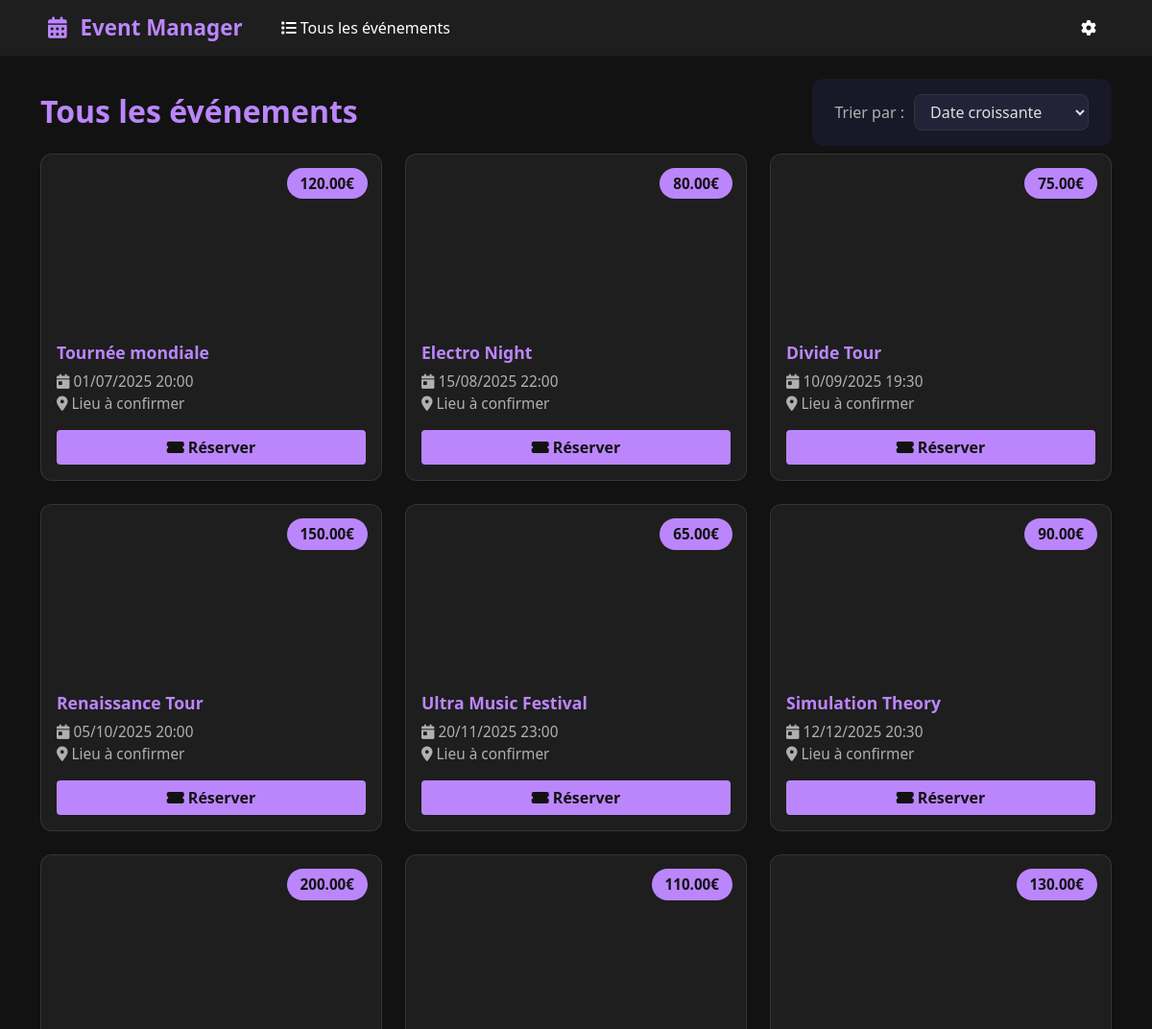
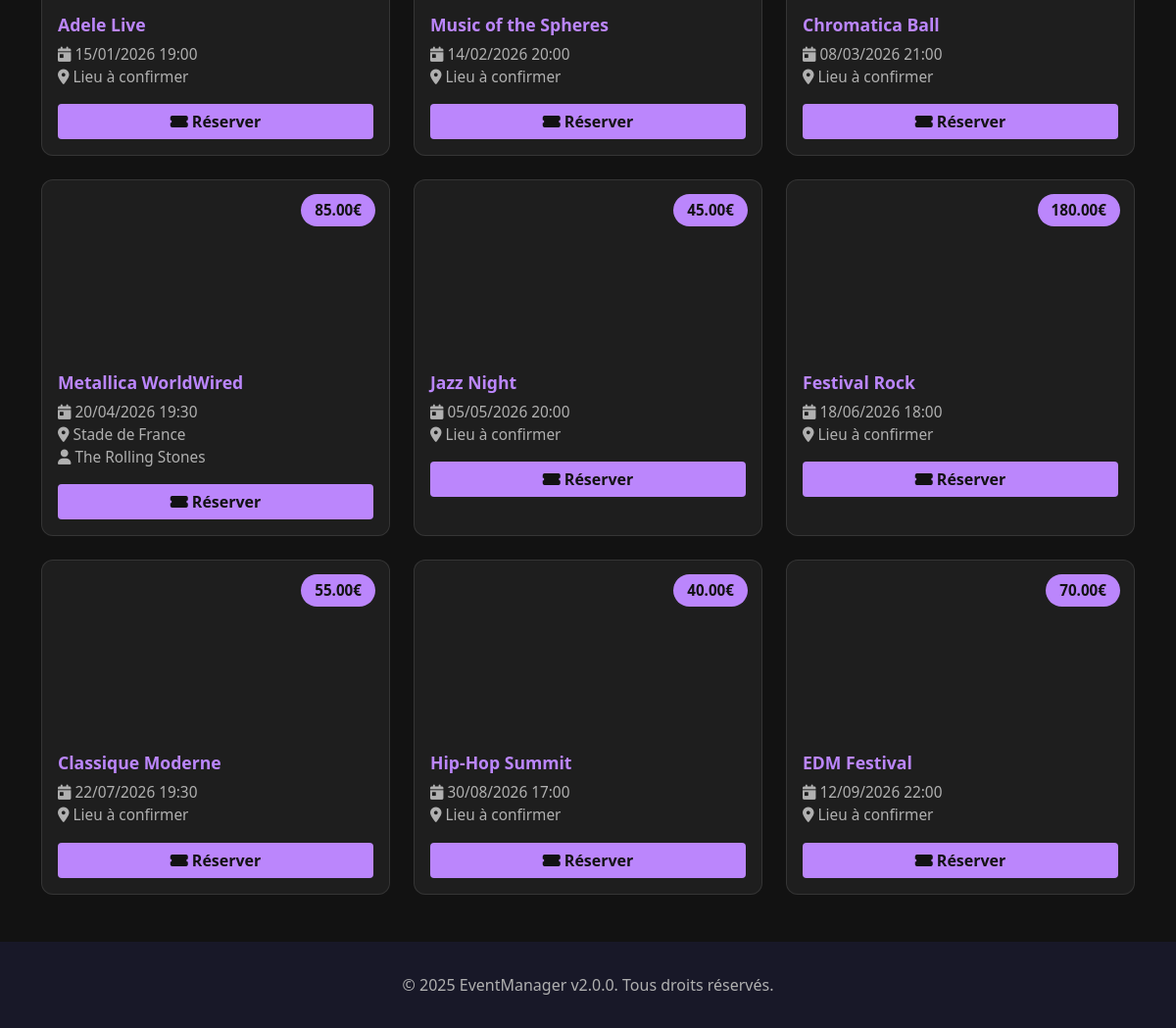
/front/events.php, run on the app's committed database (2 pictures, top to bottom).
### tables this page shows
CREATE TABLE IF NOT EXISTS `evenement` (
  `id_evenement` int(11) NOT NULL AUTO_INCREMENT,
  `titre` varchar(255) NOT NULL,
  `description` text DEFAULT NULL,
  `date_heure` datetime NOT NULL,
  `prix` decimal(10,2) DEFAULT 0.00,
  `id_venue` int(11) DEFAULT NULL,
  `id_artiste` int(11) DEFAULT NULL,
  `image` varchar(255) DEFAULT NULL,
  PRIMARY KEY (`id_evenement`),
  KEY `id_venue` (`id_venue`),
  KEY `id_artiste` (`id_artiste`),
  CONSTRAINT `evenement_ibfk_1` FOREIGN KEY (`id_venue`) REFERENCES `venue` (`id_venue`),
  CONSTRAINT `evenement_ibfk_2` FOREIGN KEY (`id_artiste`) REFERENCES `artiste` (`id_artiste`)
);

CREATE TABLE IF NOT EXISTS `venue` (
  `id_venue` int(11) NOT NULL AUTO_INCREMENT,
  `nom` varchar(255) NOT NULL,
  `type` varchar(100) DEFAULT NULL,
  `adresse` varchar(255) DEFAULT NULL,
  `url` varchar(255) DEFAULT NULL,
  `photo` varchar(255) DEFAULT NULL,
  PRIMARY KEY (`id_venue`)
);

CREATE TABLE IF NOT EXISTS `artiste` (
  `id_artiste` int(11) NOT NULL AUTO_INCREMENT,
  `nom` varchar(255) NOT NULL,
  `url` varchar(255) DEFAULT NULL,
  `photo` varchar(255) DEFAULT NULL,
  PRIMARY KEY (`id_artiste`)
);

### classes/Evenement.php (called while the page is built, shortened)
<?php
class Evenement {
    private $conn;
    private $table = 'evenement';
    public function __construct($db) {
        $this->conn = $db;
    }
    public function getProchains($limit = 6) {
        $query = "SELECT e.*, v.nom as venue_nom, a.nom as artiste_nom
                  FROM " . $this->table . " e
                  LEFT JOIN venue v ON e.id_venue = v.id_venue
                  LEFT JOIN artiste a ON e.id_artiste = a.id_artiste
                  WHERE e.date_heure > NOW()
                  ORDER BY e.date_heure ASC
                  LIMIT :limit";
        $stmt = $this->conn->prepare($query);
        $stmt->bindParam(':limit', $limit, PDO::PARAM_INT);
        $stmt->execute();
        return $stmt->fetchAll(PDO::FETCH_ASSOC);
    }
}
?>

### front/events.php (the view, shortened to what this page needs)
<?php
require_once '../classes/Evenement.php';
$database = new Database();
$db = $database->getConnection();
$evenement = new Evenement($db);
$tri = $_GET['tri'] ?? 'date_asc';
$evenements = $evenement->getProchains(100);
usort($evenements, function($a, $b) use ($tri) {
    if ($tri === 'date_asc') return strtotime($a['date_heure']) <=> strtotime($b['date_heure']);
    if ($tri === 'date_desc') return strtotime($b['date_heure']) <=> strtotime($a['date_heure']);
    if ($tri === 'prix_asc') return $a['prix'] <=> $b['prix'];
    if ($tri === 'prix_desc') return $b['prix'] <=> $a['prix'];
    return 0;
});
?>
<!DOCTYPE html>
<html lang="fr">
<head>
    <link href="https://cdn.jsdelivr.net/npm/bootstrap@5.1.3/dist/css/bootstrap.min.css" rel="stylesheet">
    <link href="https://cdnjs.cloudflare.com/ajax/libs/font-awesome/6.0.0/css/all.min.css" rel="stylesheet">
</head>
<body>
    <nav class="navbar navbar-expand-lg navbar-dark mb-4">
        <div class="container">
            <a class="navbar-brand" href="index.php">
                <i class="fas fa-calendar-alt"></i>
                <span class="ms-2">Event Manager</span>
            </a>
            <div class="d-flex align-items-center">
                <a class="nav-link px-3" href="events.php">
                    <i class="fas fa-list"></i> Tous les événements
                </a>
            </div>
            <div class="navbar-nav ms-auto">
                <a class="nav-link px-3" href="../admin/index.php">
                    <i class="fas fa-cog"></i>
                </a>
            </div>
        </div>
    </nav>
    <main class="container pb-5">
        <div class="header-row">
            <h1 class="header-title">Tous les événements</h1>
            <form class="sort-bar mb-0" method="get">
                <label for="tri" class="form-label mb-0">Trier par :</label>
                <select name="tri" id="tri" onchange="this.form.submit()">
                    <option value="date_asc" <?= $tri === 'date_asc' ? 'selected' : '' ?>>Date croissante</option>
                </select>
            </form>
        </div>
        <div class="row g-4">
            <?php if(empty($evenements)): ?>
                <div class="col-12">
                    <div class="alert alert-info">
                        <i class="fas fa-info-circle me-2"></i> Aucun événement à venir.
                    </div>
                </div>
            <?php else: ?>
                <?php foreach ($evenements as $evt):
                    $imagePath = !empty($evt['image']) ? "../uploads/" . $evt['image'] : "https://source.unsplash.com/random/800x600?event";
                ?>
                <div class="col-md-6 col-lg-4">
                    <div class="event-card h-100">
                        <div class="event-image" style="background-image: url('<?= $imagePath ?>')">
                            <div class="event-badge">
                                <?= $evt['prix'] > 0 ? number_format($evt['prix'], 2).'€' : 'Gratuit' ?>
                            </div>
                        </div>
                        <div class="card-body">
                            <h5 class="card-title"><?= htmlspecialchars($evt['titre']) ?></h5>
                            <p class="card-text">
                                <i class="fas fa-calendar-day"></i> <?= date('d/m/Y H:i', strtotime($evt['date_heure'])) ?><br>
                                <i class="fas fa-map-marker-alt"></i> <?= htmlspecialchars($evt['venue_nom'] ?? 'Lieu à confirmer') ?><br>
                                <?php if($evt['artiste_nom']): ?>
                                <i class="fas fa-user"></i> <?= htmlspecialchars($evt['artiste_nom']) ?>
                                <?php endif; ?>
                            </p>
                            <a href="evenement.php?id=<?= $evt['id_evenement'] ?>" class="btn btn-primary w-100">
                                <i class="fas fa-ticket-alt"></i> Réserver
                            </a>
                        </div>
                    </div>
                </div>
                <?php endforeach; ?>
            <?php endif; ?>
        </div>
    </main>
    <footer>
        <div class="container text-center">
            <p class="mb-0">
                © 2025 EventManager v2.0.0. Tous droits réservés.
            </p>
        </div>
    </footer>
</body>
</html>

### front/events.php (style rules this page uses)
:root { --bg-dark: #121212; --surface-dark: #1E1E1E; --text-primary: #E0E0E0; --text-secondary: #B0B0B0; --accent-color: #BB86FC; }
html, body { height: 100%; }
body { background: var(--bg-dark); color: var(--text-primary); display: flex; flex-direction: column; }
main { flex: 1; }
.navbar { background: var(--surface-dark) !important; }
.navbar .navbar-brand { color: var(--accent-color) !important; font-weight: 600; font-size: 1.4rem; transition: background 0.3s ease, color 0.3s ease; padding: 4px 8px; border-radius: 8px; display: inline-block; }
.navbar .nav-link { color: #fff !important; font-weight: 500; transition: color 0.3s ease; padding: 6px 12px; border-radius: 8px; display: inline-block; }
.event-card { background: var(--surface-dark); border: 1px solid rgba(255,255,255,0.1); border-radius: 12px; transition: transform 0.2s; overflow: hidden; height: 100%; }
.event-image { height: 180px; background-size: cover; background-position: center; position: relative; }
.event-badge { position: absolute; top: 14px; right: 14px; background: var(--accent-color); color: var(--bg-dark); padding: 5px 14px; border-radius: 20px; font-weight: 600; font-size: 0.95rem; }
.card-title { color: var(--accent-color); font-size: 1.1rem; font-weight: 600; }
.card-text { color: var(--text-secondary); font-size: 0.96rem; }
.btn-primary { background: var(--accent-color); border: none; color: var(--bg-dark); font-weight: 600; }
.sort-bar { background: #181828; border-radius: 12px; padding: 1rem 1.5rem; margin-bottom: 2rem; display: flex; align-items: center; justify-content: flex-end; }
.sort-bar label { color: var(--text-secondary); margin-right: 10px; }
.sort-bar select { background: #232338; color: var(--text-primary); border: 1px solid #333; border-radius: 8px; padding: 6px 12px; }
.header-row { display: flex; justify-content: space-between; align-items: center; margin-bottom: 0.5rem; flex-wrap: wrap; }
.header-title { color: var(--accent-color); font-size: 2rem; font-weight: 700; margin-bottom: 0; }
footer { background-color: #181828; color: var(--text-secondary); padding: 2rem 0; margin-top: auto; }

### data on the page
evenement: prix "120.00", titre "Tournée mondiale", date_heure "01/07/2025 20:00", venue_nom "Lieu à confirmer"
evenement: prix "80.00", titre "Electro Night", date_heure "15/08/2025 22:00", venue_nom "Lieu à confirmer"
evenement: prix "75.00", titre "Divide Tour", date_heure "10/09/2025 19:30", venue_nom "Lieu à confirmer"
evenement: prix "150.00", titre "Renaissance Tour", date_heure "05/10/2025 20:00", venue_nom "Lieu à confirmer"
evenement: prix "65.00", titre "Ultra Music Festival", date_heure "20/11/2025 23:00", venue_nom "Lieu à confirmer"
evenement: prix "90.00", titre "Simulation Theory", date_heure "12/12/2025 20:30", venue_nom "Lieu à confirmer"
evenement: prix "200.00", titre "Adele Live", date_heure "15/01/2026 19:00", venue_nom "Lieu à confirmer"
evenement: prix "110.00", titre "Music of the Spheres", date_heure "14/02/2026 20:00", venue_nom "Lieu à confirmer"
evenement: prix "130.00", titre "Chromatica Ball", date_heure "08/03/2026 21:00", venue_nom "Lieu à confirmer"
evenement: prix "85.00", titre "Metallica WorldWired", date_heure "20/04/2026 19:30", id_venue.nom "Stade de France", id_artiste.nom "The Rolling Stones"
evenement: prix "45.00", titre "Jazz Night", date_heure "05/05/2026 20:00", venue_nom "Lieu à confirmer"
evenement: prix "180.00", titre "Festival Rock", date_heure "18/06/2026 18:00", venue_nom "Lieu à confirmer"
evenement: prix "55.00", titre "Classique Moderne", date_heure "22/07/2026 19:30", venue_nom "Lieu à confirmer"
evenement: prix "40.00", titre "Hip-Hop Summit", date_heure "30/08/2026 17:00", venue_nom "Lieu à confirmer"
evenement: prix "70.00", titre "EDM Festival", date_heure "12/09/2026 22:00", venue_nom "Lieu à confirmer"
